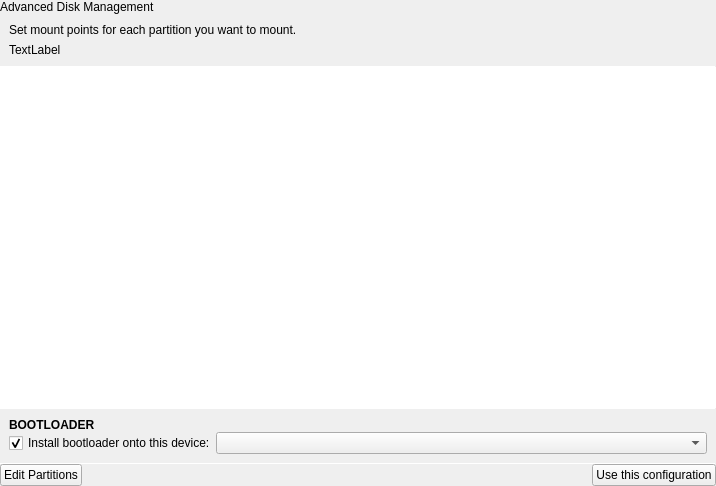
<?xml version="1.0" encoding="UTF-8"?>
<ui version="4.0">
 <class>AdvancedDiskPopover</class>
 <widget class="QWidget" name="AdvancedDiskPopover">
  <property name="geometry">
   <rect>
    <x>0</x>
    <y>0</y>
    <width>716</width>
    <height>486</height>
   </rect>
  </property>
  <property name="windowTitle">
   <string notr="true">Form</string>
  </property>
  <layout class="QVBoxLayout" name="verticalLayout">
   <property name="spacing">
    <number>0</number>
   </property>
   <property name="leftMargin">
    <number>0</number>
   </property>
   <property name="topMargin">
    <number>0</number>
   </property>
   <property name="rightMargin">
    <number>0</number>
   </property>
   <property name="bottomMargin">
    <number>0</number>
   </property>
   <item>
    <widget class="tStackedWidget" name="stackedWidget">
     <property name="currentIndex">
      <number>0</number>
     </property>
     <widget class="QWidget" name="mountPointsPage">
      <layout class="QVBoxLayout" name="verticalLayout_3">
       <property name="spacing">
        <number>0</number>
       </property>
       <property name="leftMargin">
        <number>0</number>
       </property>
       <property name="topMargin">
        <number>0</number>
       </property>
       <property name="rightMargin">
        <number>0</number>
       </property>
       <property name="bottomMargin">
        <number>0</number>
       </property>
       <item>
        <widget class="tTitleLabel" name="titleLabel">
         <property name="text">
          <string>Advanced Disk Management</string>
         </property>
        </widget>
       </item>
       <item>
        <layout class="QVBoxLayout" name="verticalLayout_2">
         <property name="spacing">
          <number>6</number>
         </property>
         <property name="leftMargin">
          <number>9</number>
         </property>
         <property name="topMargin">
          <number>9</number>
         </property>
         <property name="rightMargin">
          <number>9</number>
         </property>
         <property name="bottomMargin">
          <number>9</number>
         </property>
         <item>
          <widget class="QLabel" name="label">
           <property name="text">
            <string>Set mount points for each partition you want to mount.</string>
           </property>
          </widget>
         </item>
         <item>
          <widget class="QLabel" name="partitionRequirementsLabel">
           <property name="text">
            <string notr="true">TextLabel</string>
           </property>
          </widget>
         </item>
        </layout>
       </item>
       <item>
        <widget class="Line" name="line_2">
         <property name="maximumSize">
          <size>
           <width>16777215</width>
           <height>1</height>
          </size>
         </property>
         <property name="orientation">
          <enum>Qt::Horizontal</enum>
         </property>
        </widget>
       </item>
       <item>
        <widget class="QTreeView" name="treeView">
         <property name="frameShape">
          <enum>QFrame::NoFrame</enum>
         </property>
        </widget>
       </item>
       <item>
        <widget class="QWidget" name="bootloaderWidget" native="true">
         <layout class="QVBoxLayout" name="verticalLayout_6">
          <property name="spacing">
           <number>0</number>
          </property>
          <property name="leftMargin">
           <number>0</number>
          </property>
          <property name="topMargin">
           <number>0</number>
          </property>
          <property name="rightMargin">
           <number>0</number>
          </property>
          <property name="bottomMargin">
           <number>0</number>
          </property>
          <item>
           <widget class="Line" name="line_3">
            <property name="maximumSize">
             <size>
              <width>16777215</width>
              <height>1</height>
             </size>
            </property>
            <property name="orientation">
             <enum>Qt::Horizontal</enum>
            </property>
           </widget>
          </item>
          <item>
           <layout class="QGridLayout" name="gridLayout">
            <property name="leftMargin">
             <number>9</number>
            </property>
            <property name="topMargin">
             <number>9</number>
            </property>
            <property name="rightMargin">
             <number>9</number>
            </property>
            <property name="bottomMargin">
             <number>9</number>
            </property>
            <item row="1" column="1">
             <widget class="QComboBox" name="bootloaderBox">
              <property name="sizePolicy">
               <sizepolicy hsizetype="Expanding" vsizetype="Fixed">
                <horstretch>0</horstretch>
                <verstretch>0</verstretch>
               </sizepolicy>
              </property>
             </widget>
            </item>
            <item row="0" column="0" colspan="2">
             <widget class="QLabel" name="label_4">
              <property name="font">
               <font>
                <weight>75</weight>
                <bold>true</bold>
               </font>
              </property>
              <property name="text">
               <string>BOOTLOADER</string>
              </property>
             </widget>
            </item>
            <item row="1" column="0">
             <widget class="QCheckBox" name="bootloaderCheckbox">
              <property name="text">
               <string>Install bootloader onto this device:</string>
              </property>
              <property name="checked">
               <bool>true</bool>
              </property>
             </widget>
            </item>
           </layout>
          </item>
         </layout>
        </widget>
       </item>
       <item>
        <widget class="Line" name="line">
         <property name="maximumSize">
          <size>
           <width>16777215</width>
           <height>1</height>
          </size>
         </property>
         <property name="orientation">
          <enum>Qt::Horizontal</enum>
         </property>
        </widget>
       </item>
       <item>
        <layout class="QHBoxLayout" name="horizontalLayout">
         <property name="spacing">
          <number>0</number>
         </property>
         <item>
          <widget class="QPushButton" name="editPartitionsButton">
           <property name="text">
            <string>Edit Partitions</string>
           </property>
           <property name="icon">
            <iconset theme="thefrisbee">
             <normaloff>.</normaloff>.</iconset>
           </property>
          </widget>
         </item>
         <item>
          <spacer name="horizontalSpacer">
           <property name="orientation">
            <enum>Qt::Horizontal</enum>
           </property>
           <property name="sizeHint" stdset="0">
            <size>
             <width>40</width>
             <height>20</height>
            </size>
           </property>
          </spacer>
         </item>
         <item>
          <widget class="QPushButton" name="acceptButton">
           <property name="text">
            <string>Use this configuration</string>
           </property>
           <property name="icon">
            <iconset theme="go-next">
             <normaloff>.</normaloff>.</iconset>
           </property>
          </widget>
         </item>
        </layout>
       </item>
      </layout>
     </widget>
     <widget class="QWidget" name="editPartitonsPage">
      <layout class="QVBoxLayout" name="verticalLayout_4">
       <item>
        <spacer name="verticalSpacer_2">
         <property name="orientation">
          <enum>Qt::Vertical</enum>
         </property>
         <property name="sizeHint" stdset="0">
          <size>
           <width>20</width>
           <height>202</height>
          </size>
         </property>
        </spacer>
       </item>
       <item>
        <widget class="QLabel" name="label_2">
         <property name="font">
          <font>
           <pointsize>15</pointsize>
          </font>
         </property>
         <property name="text">
          <string>Editing Partitions</string>
         </property>
         <property name="alignment">
          <set>Qt::AlignCenter</set>
         </property>
        </widget>
       </item>
       <item>
        <widget class="QLabel" name="label_3">
         <property name="text">
          <string>Once you're done, close the partition editor and come back here.</string>
         </property>
         <property name="alignment">
          <set>Qt::AlignCenter</set>
         </property>
        </widget>
       </item>
       <item>
        <spacer name="verticalSpacer">
         <property name="orientation">
          <enum>Qt::Vertical</enum>
         </property>
         <property name="sizeHint" stdset="0">
          <size>
           <width>20</width>
           <height>201</height>
          </size>
         </property>
        </spacer>
       </item>
      </layout>
     </widget>
    </widget>
   </item>
  </layout>
 </widget>
 <customwidgets>
  <customwidget>
   <class>tTitleLabel</class>
   <extends>QLabel</extends>
   <header location="global">ttitlelabel.h</header>
   <slots>
    <signal>backButtonClicked()</signal>
   </slots>
  </customwidget>
  <customwidget>
   <class>tStackedWidget</class>
   <extends>QStackedWidget</extends>
   <header location="global">tstackedwidget.h</header>
   <container>1</container>
   <slots>
    <signal>switchingFrame(int)</signal>
   </slots>
  </customwidget>
 </customwidgets>
 <resources/>
 <connections/>
</ui>
